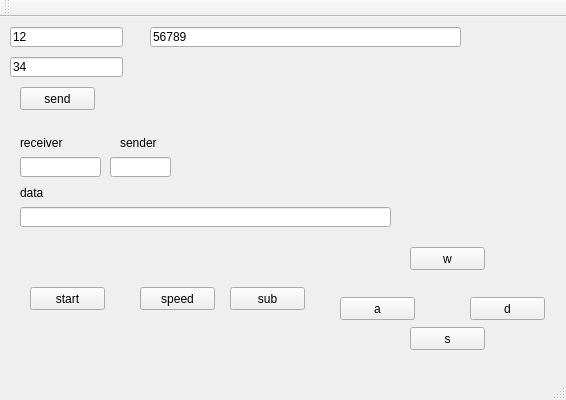
<?xml version="1.0" encoding="UTF-8"?>
<ui version="4.0">
 <class>boostSeriportClass</class>
 <widget class="QMainWindow" name="boostSeriportClass">
  <property name="geometry">
   <rect>
    <x>0</x>
    <y>0</y>
    <width>566</width>
    <height>400</height>
   </rect>
  </property>
  <property name="windowTitle">
   <string>boostSeriport</string>
  </property>
  <widget class="QWidget" name="centralWidget">
   <widget class="QPushButton" name="pushButton">
    <property name="geometry">
     <rect>
      <x>20</x>
      <y>70</y>
      <width>75</width>
      <height>23</height>
     </rect>
    </property>
    <property name="text">
     <string>send</string>
    </property>
   </widget>
   <widget class="QLineEdit" name="lineEdit_senddata">
    <property name="geometry">
     <rect>
      <x>150</x>
      <y>10</y>
      <width>311</width>
      <height>20</height>
     </rect>
    </property>
    <property name="text">
     <string>56789</string>
    </property>
   </widget>
   <widget class="QLabel" name="label">
    <property name="geometry">
     <rect>
      <x>20</x>
      <y>120</y>
      <width>54</width>
      <height>12</height>
     </rect>
    </property>
    <property name="text">
     <string>receiver</string>
    </property>
   </widget>
   <widget class="QLineEdit" name="lineEdit_sender">
    <property name="geometry">
     <rect>
      <x>10</x>
      <y>10</y>
      <width>113</width>
      <height>20</height>
     </rect>
    </property>
    <property name="text">
     <string>12</string>
    </property>
   </widget>
   <widget class="QLineEdit" name="lineEdit_receiver">
    <property name="geometry">
     <rect>
      <x>10</x>
      <y>40</y>
      <width>113</width>
      <height>20</height>
     </rect>
    </property>
    <property name="text">
     <string>34</string>
    </property>
   </widget>
   <widget class="QLabel" name="label_2">
    <property name="geometry">
     <rect>
      <x>120</x>
      <y>120</y>
      <width>54</width>
      <height>12</height>
     </rect>
    </property>
    <property name="text">
     <string>sender</string>
    </property>
   </widget>
   <widget class="QLabel" name="label_3">
    <property name="geometry">
     <rect>
      <x>20</x>
      <y>170</y>
      <width>54</width>
      <height>12</height>
     </rect>
    </property>
    <property name="text">
     <string>data</string>
    </property>
   </widget>
   <widget class="QLineEdit" name="lineEdit_recvrer">
    <property name="geometry">
     <rect>
      <x>20</x>
      <y>140</y>
      <width>81</width>
      <height>20</height>
     </rect>
    </property>
   </widget>
   <widget class="QLineEdit" name="lineEdit_revsender">
    <property name="geometry">
     <rect>
      <x>110</x>
      <y>140</y>
      <width>61</width>
      <height>20</height>
     </rect>
    </property>
   </widget>
   <widget class="QLineEdit" name="lineEdit_revdata">
    <property name="geometry">
     <rect>
      <x>20</x>
      <y>190</y>
      <width>371</width>
      <height>20</height>
     </rect>
    </property>
   </widget>
   <widget class="QPushButton" name="boost_startbtn">
    <property name="geometry">
     <rect>
      <x>30</x>
      <y>270</y>
      <width>75</width>
      <height>23</height>
     </rect>
    </property>
    <property name="text">
     <string>start</string>
    </property>
   </widget>
   <widget class="QPushButton" name="boost_speedbtn">
    <property name="geometry">
     <rect>
      <x>140</x>
      <y>270</y>
      <width>75</width>
      <height>23</height>
     </rect>
    </property>
    <property name="text">
     <string>speed</string>
    </property>
   </widget>
   <widget class="QPushButton" name="boost_subbtn">
    <property name="geometry">
     <rect>
      <x>230</x>
      <y>270</y>
      <width>75</width>
      <height>23</height>
     </rect>
    </property>
    <property name="text">
     <string>sub</string>
    </property>
   </widget>
   <widget class="QPushButton" name="w_btn">
    <property name="geometry">
     <rect>
      <x>410</x>
      <y>230</y>
      <width>75</width>
      <height>23</height>
     </rect>
    </property>
    <property name="text">
     <string>w</string>
    </property>
   </widget>
   <widget class="QPushButton" name="a_btn">
    <property name="geometry">
     <rect>
      <x>340</x>
      <y>280</y>
      <width>75</width>
      <height>23</height>
     </rect>
    </property>
    <property name="text">
     <string>a</string>
    </property>
   </widget>
   <widget class="QPushButton" name="d_btn">
    <property name="geometry">
     <rect>
      <x>470</x>
      <y>280</y>
      <width>75</width>
      <height>23</height>
     </rect>
    </property>
    <property name="text">
     <string>d</string>
    </property>
   </widget>
   <widget class="QPushButton" name="s_btn">
    <property name="geometry">
     <rect>
      <x>410</x>
      <y>310</y>
      <width>75</width>
      <height>23</height>
     </rect>
    </property>
    <property name="text">
     <string>s</string>
    </property>
   </widget>
  </widget>
  <widget class="QMenuBar" name="menuBar">
   <property name="geometry">
    <rect>
     <x>0</x>
     <y>0</y>
     <width>566</width>
     <height>23</height>
    </rect>
   </property>
  </widget>
  <widget class="QToolBar" name="mainToolBar">
   <attribute name="toolBarArea">
    <enum>TopToolBarArea</enum>
   </attribute>
   <attribute name="toolBarBreak">
    <bool>false</bool>
   </attribute>
  </widget>
  <widget class="QStatusBar" name="statusBar"/>
 </widget>
 <layoutdefault spacing="6" margin="11"/>
 <resources>
  <include location="boostSeriport.qrc"/>
 </resources>
 <connections/>
</ui>
